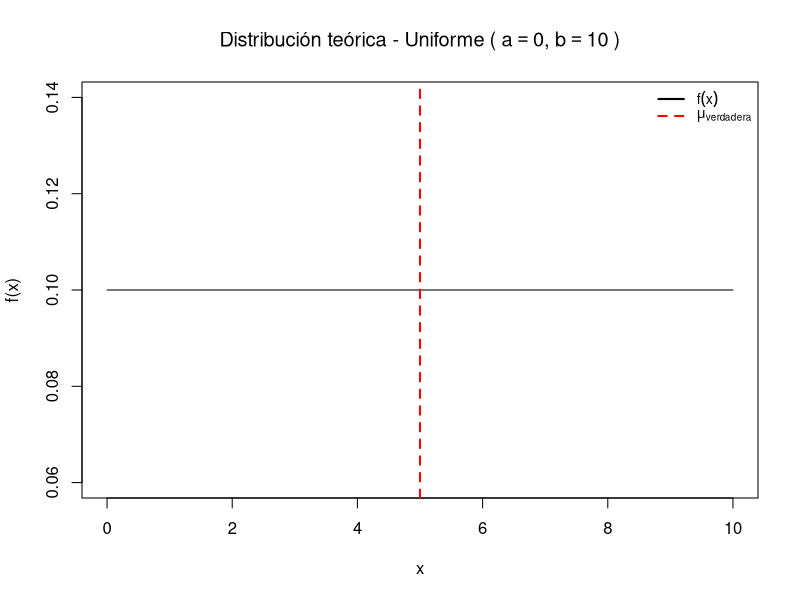
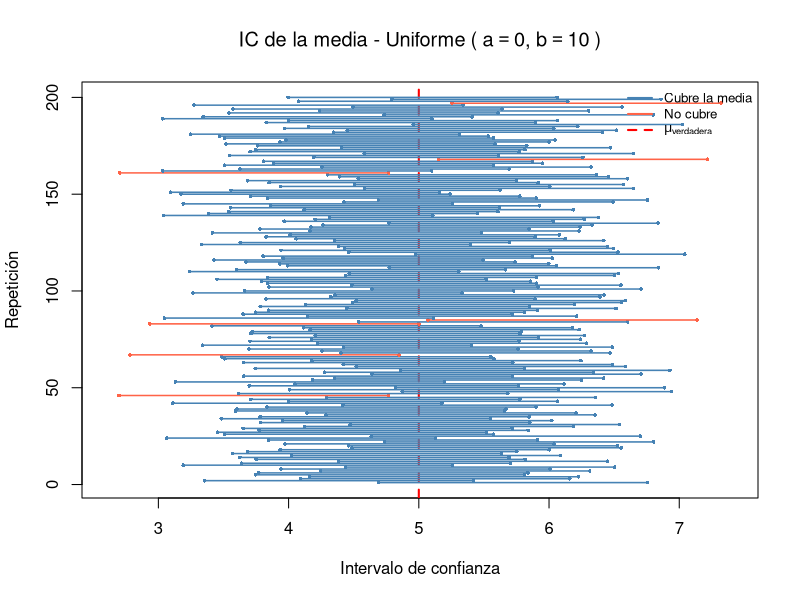
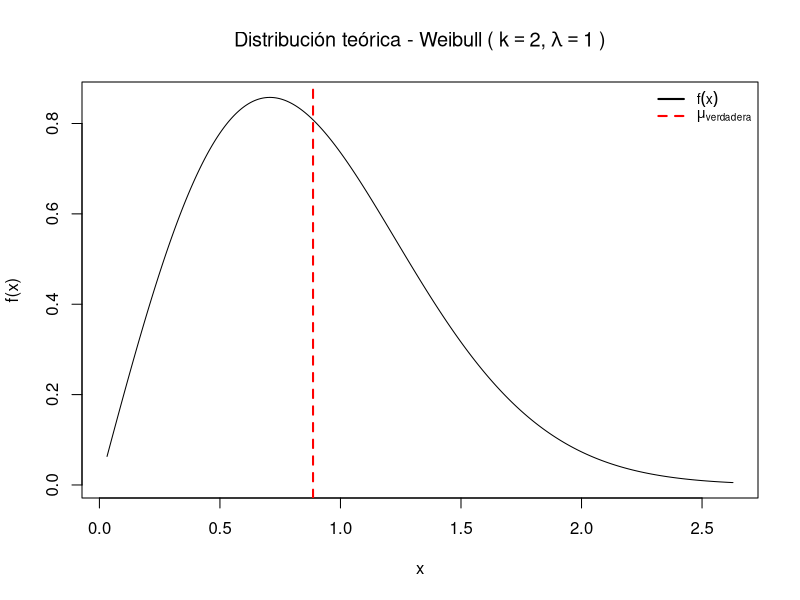
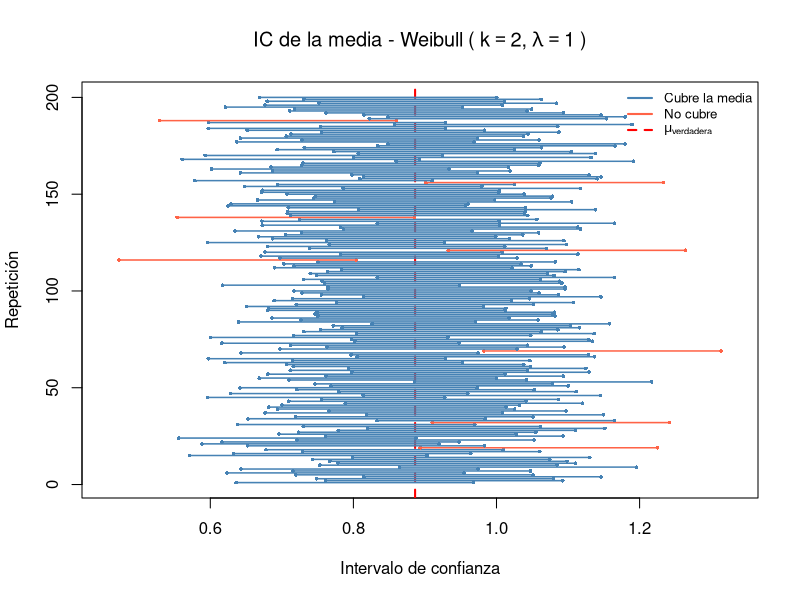
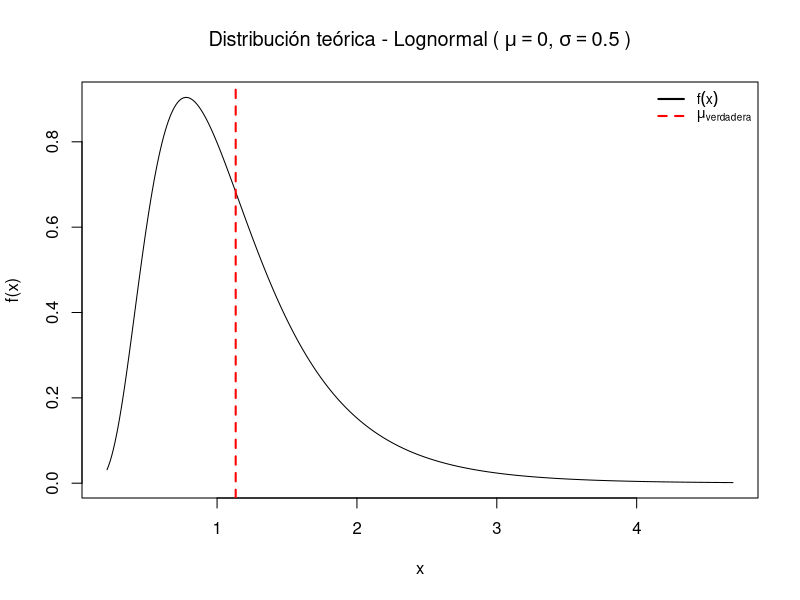
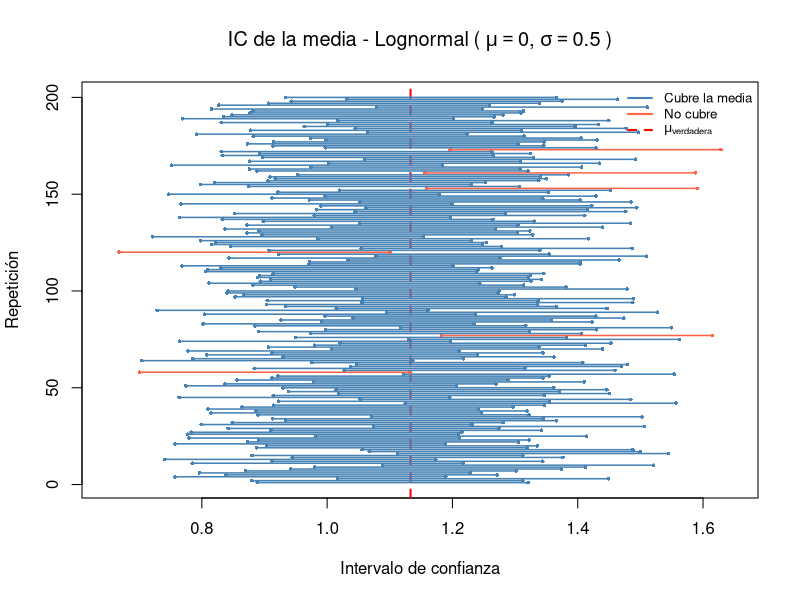
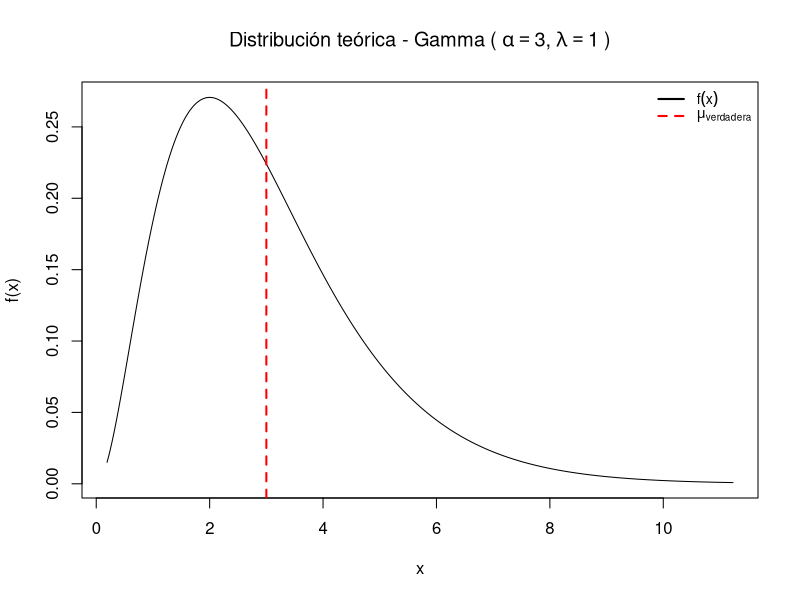
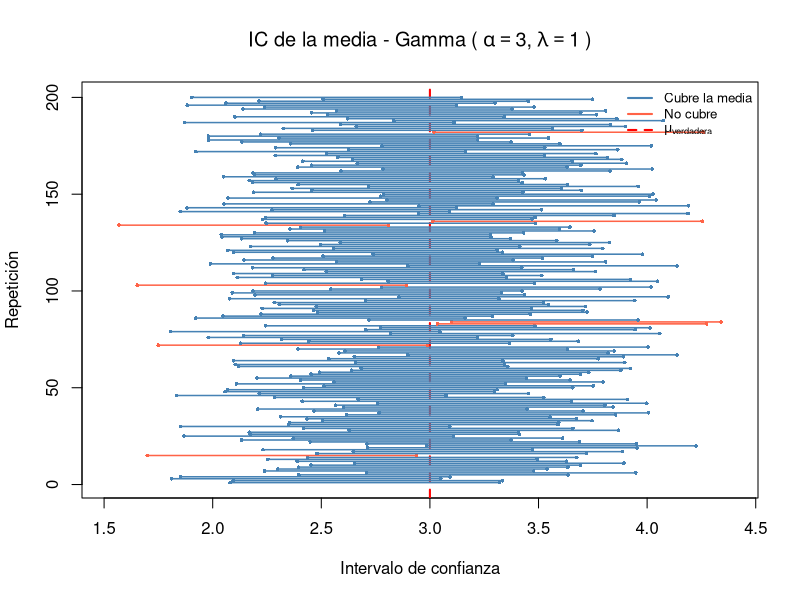

Recreate these plots in R, in order.
## ---- chunk 1
knitr::opts_chunk$set(
  echo = FALSE,      # no mostrar código
  message = FALSE,
  warning = FALSE,
  results = "hide"   # ocultar salidas de texto; conservar gráficos
)
## ---- chunk 2
# Parámetro por defecto si no se entrega en la lista
param_or_default <- function(params, name, default) {
  if (!is.null(params[[name]])) params[[name]] else default
}

# Configura generador, media y varianza verdaderas según la distribución
distribution_setup <- function(dist, params = list()) {
  dist <- tolower(dist)
  if (dist == "uniform" || dist == "uniforme") {
    a <- param_or_default(params, "a", 0)
    b <- param_or_default(params, "b", 10)
    if (b <= a) stop("Para la uniforme se requiere b > a.")
    mean_true <- (a + b) / 2
    var_true <- (b - a)^2 / 12
    rng <- function(n) stats::runif(n, min = a, max = b)
    list(id = "uniform", name = "Uniforme", mean_true = mean_true, var_true = var_true, rng = rng, params = list(a = a, b = b))
  } else if (dist == "weibull") {
    shape <- if (!is.null(params$k)) params$k else param_or_default(params, "shape", 2)
    scale <- if (!is.null(params$lambda)) params$lambda else param_or_default(params, "scale", 1)
    mean_true <- scale * gamma(1 + 1 / shape)
    var_true <- scale^2 * (gamma(1 + 2 / shape) - (gamma(1 + 1 / shape))^2)
    rng <- function(n) stats::rweibull(n, shape = shape, scale = scale)
    list(id = "weibull", name = "Weibull", mean_true = mean_true, var_true = var_true, rng = rng, params = list(shape = shape, scale = scale))
  } else if (dist %in% c("lognormal", "log-normal", "log normal")) {
    mu <- if (!is.null(params$mu)) params$mu else param_or_default(params, "meanlog", 0)
    sigma <- if (!is.null(params$sigma)) params$sigma else param_or_default(params, "sdlog", 0.5)
    mean_true <- exp(mu + sigma^2 / 2)
    var_true <- (exp(sigma^2) - 1) * exp(2 * mu + sigma^2)
    rng <- function(n) stats::rlnorm(n, meanlog = mu, sdlog = sigma)
    list(id = "lognormal", name = "Lognormal", mean_true = mean_true, var_true = var_true, rng = rng, params = list(meanlog = mu, sdlog = sigma))
  } else if (dist == "gamma") {
    shape <- param_or_default(params, "shape", 3)
    if (!is.null(params$scale) && is.null(params$rate)) {
      rate <- 1 / params$scale
    } else {
      rate <- param_or_default(params, "rate", 1)
    }
    if (rate <= 0) stop("El parámetro rate debe ser positivo para la Gamma.")
    mean_true <- shape / rate
    var_true <- shape / rate^2
    rng <- function(n) stats::rgamma(n, shape = shape, rate = rate)
    list(id = "gamma", name = "Gamma", mean_true = mean_true, var_true = var_true, rng = rng, params = list(shape = shape, rate = rate))
  } else {
    stop("Distribución no soportada. Usa: uniforme, weibull, lognormal, gamma.")
  }
}

# Genera un único intervalo de confianza 1 - alpha usando varianza teórica
generate_interval <- function(n, z_value, cfg) {
  sample_x <- cfg$rng(n)
  xbar <- mean(sample_x)
  se <- sqrt(cfg$var_true / n)
  lower <- xbar - z_value * se
  upper <- xbar + z_value * se
  c(lower, upper)
}

# Simula B intervalos para una distribución y parámetros dados
simulate_intervals <- function(B, n, alpha, dist, params = list()) {
  cfg <- distribution_setup(dist, params)
  z_value <- stats::qnorm(1 - alpha / 2)
  intervals <- t(replicate(B, generate_interval(n, z_value, cfg)))
  colnames(intervals) <- c("li", "ls")
  covers <- intervals[, "li"] < cfg$mean_true & intervals[, "ls"] > cfg$mean_true
  list(
    dist_id = cfg$id,
    dist_name = cfg$name,
    params_used = cfg$params,
    intervals = intervals,
    covers = covers,
    coverage_rate = mean(covers),
    mean_true = cfg$mean_true,
    alpha = alpha,
    n = n,
    B = B
  )
}

# Expresión LaTeX-like para parámetros (para títulos)
param_expression <- function(result) {
  p <- result$params_used
  switch(result$dist_id,
         "uniform" = bquote("(" ~ a == .(p$a) * "," ~ b == .(p$b) ~ ")"),
         "weibull" = bquote("(" ~ k == .(p$shape) * "," ~ lambda == .(p$scale) ~ ")"),
         "lognormal" = bquote("(" ~ mu == .(p$meanlog) * "," ~ sigma == .(p$sdlog) ~ ")"),
         "gamma" = bquote("(" ~ alpha == .(p$shape) * "," ~ lambda == .(p$rate) ~ ")"),
         NULL)
}

# Distribución teórica con marca en la media verdadera
plot_true_distribution <- function(result, probs = c(0.001, 0.999)) {
  p <- result$params_used
  id <- result$dist_id

  x_seq <- switch(id,
                  "uniform" = seq(p$a, p$b, length.out = 400),
                  "weibull" = {
                    rng <- stats::qweibull(probs, shape = p$shape, scale = p$scale)
                    seq(rng[1], rng[2], length.out = 400)
                  },
                  "lognormal" = {
                    rng <- stats::qlnorm(probs, meanlog = p$meanlog, sdlog = p$sdlog)
                    seq(rng[1], rng[2], length.out = 400)
                  },
                  "gamma" = {
                    rng <- stats::qgamma(probs, shape = p$shape, rate = p$rate)
                    seq(rng[1], rng[2], length.out = 400)
                  })

  dens <- switch(id,
                 "uniform" = stats::dunif(x_seq, min = p$a, max = p$b),
                 "weibull" = stats::dweibull(x_seq, shape = p$shape, scale = p$scale),
                 "lognormal" = stats::dlnorm(x_seq, meanlog = p$meanlog, sdlog = p$sdlog),
                 "gamma" = stats::dgamma(x_seq, shape = p$shape, rate = p$rate))

  main_expr <- bquote("Distribución teórica -" ~ .(result$dist_name) ~ .(param_expression(result)))

  plot(x_seq, dens, type = "l",
       main = main_expr,
       xlab = "x", ylab = "f(x)")
  abline(v = result$mean_true, col = "red", lwd = 2, lty = 2)
  legend("topright",
         legend = c(expression(f(x)), expression(mu["verdadera"])),
         col = c("black", "red"),
         lty = c(1, 2),
         lwd = c(2, 2),
         bty = "n",
         cex = 0.85)
}

# Grafica intervalos y destaca los que no cubren la media verdadera
plot_intervals <- function(result) {
  ints <- result$intervals
  B <- nrow(ints)
  cover <- result$covers
  padding <- 0.02 * diff(range(ints))
  padding <- if (is.finite(padding) && padding > 0) padding else 0
  xlim_vals <- range(ints)
  xlim_vals <- c(xlim_vals[1] - padding, xlim_vals[2] + padding)
  main_title <- bquote("IC de la media -" ~ .(result$dist_name) ~ .(param_expression(result)))

  plot(NA,
       xlim = xlim_vals,
       ylim = c(1, B),
       ylab = "Repetición",
       xlab = "Intervalo de confianza",
       main = main_title)
  abline(v = result$mean_true, col = "red", lwd = 2, lty = 2)

  for (i in seq_len(B)) {
    col_seg <- if (cover[i]) "steelblue" else "tomato"
    segments(ints[i, "li"], i, ints[i, "ls"], i, col = col_seg, lwd = 1.5)
    points(ints[i, "li"], i, pch = 16, cex = 0.5, col = col_seg)
    points(ints[i, "ls"], i, pch = 16, cex = 0.5, col = col_seg)
  }

  legend("topright",
         legend = c("Cubre la media", "No cubre", expression(mu["verdadera"])),
         col = c("steelblue", "tomato", "red"),
         lty = c(1, 1, 2),
         lwd = c(2, 2, 2),
         bty = "n",
         cex = 0.8)
}

# (Coberturas quedan guardadas en result$coverage_rate por si se necesitan)
## ---- chunk 3
set.seed(123)   # reproducibilidad
B <- 200        # número de intervalos a simular (menos para visualizar mejor)
n <- 30         # tamaño de muestra por intervalo
alpha <- 0.05   # nivel de significación
## ---- chunk 4
res_uniforme <- simulate_intervals(B, n, alpha, "uniforme", list(a = 0, b = 10))
plot_true_distribution(res_uniforme)
plot_intervals(res_uniforme)
## ---- chunk 5
res_weibull <- simulate_intervals(B, n, alpha, "weibull", list(k = 2, lambda = 1))
plot_true_distribution(res_weibull)
plot_intervals(res_weibull)
## ---- chunk 6
res_lognormal <- simulate_intervals(B, n, alpha, "lognormal", list(mu = 0, sigma = 0.5))
plot_true_distribution(res_lognormal)
plot_intervals(res_lognormal)
## ---- chunk 7
res_gamma <- simulate_intervals(B, n, alpha, "gamma", list(shape = 3, rate = 1))
plot_true_distribution(res_gamma)
plot_intervals(res_gamma)
